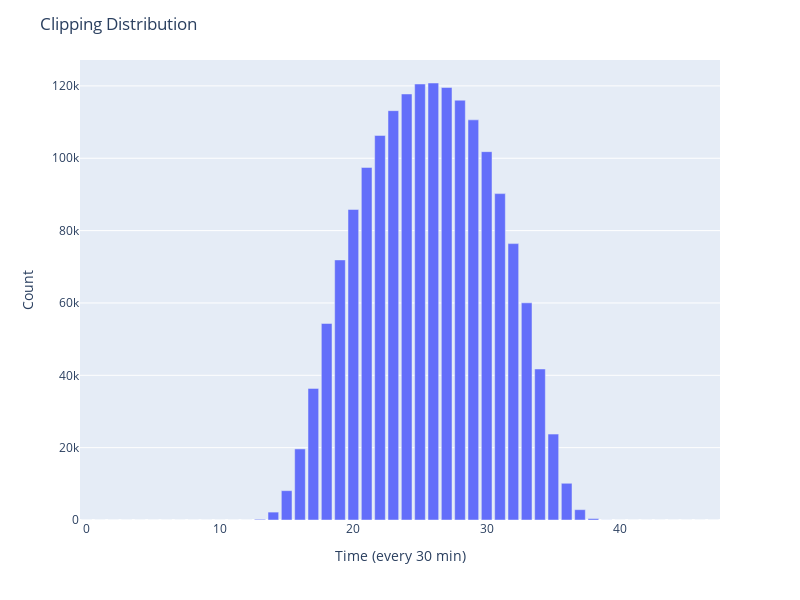

Notebook source saved alongside this figure:
### Code cell
df = pd.DataFrame({'time': range(48), 'Count': clipping_distribution})

fig = px.bar(df, x='time', y='Count')

fig.update_layout(
    title='Clipping Distribution',
    xaxis_title='Time (every 30 min)',
    yaxis_title='Count',
    showlegend=False,
    width=800,
    height=600
)

fig.show()

### Figure 1 — Plotly figure (JSON) as saved in the notebook; plotly's stock layout.template omitted (floating-point values rounded to 4 significant figures)
{"data": [{"alignmentgroup": "True", "hovertemplate": "time=%{x}<br>Count=%{y}<extra></extra>", "legendgroup": "", "marker": {"color": "#636efa", "pattern": {"shape": ""}}, "name": "", "offsetgroup": "", "orientation": "v", "showlegend": false, "textposition": "auto", "type": "bar", "x": [0, 1, 2, 3, 4, 5, 6, 7, 8, 9, 10, 11, 12, 13, 14, 15, 16, 17, 18, 19, 20, 21, 22, 23, 24, 25, 26, 27, 28, 29, 30, 31, 32, 33, 34, 35, 36, 37, 38, 39, 40, 41, 42, 43, 44, 45, 46, 47], "xaxis": "x", "y": [0, 1, 0, 0, 0, 0, 0, 0, 0, 0, 0, 0, 1, 200, 2185, 8107, 19650, 36381, 54330, 71897, 85839, 97459, 106305, 113154, 117766, 120526, 120801, 119548, 116053, 110614, 101825, 90224, 76401, 60030, 41743, 23746, 10152, 2856, 407, 20, 0, 0, 1, 0, 0, 0, 0, 0], "yaxis": "y"}], "layout": {"barmode": "relative", "height": 600, "legend": {"tracegroupgap": 0}, "margin": {"t": 60}, "showlegend": false, "title": {"text": "Clipping Distribution"}, "width": 800, "xaxis": {"anchor": "y", "domain": [0, 1], "title": {"text": "Time (every 30 min)"}}, "yaxis": {"anchor": "x", "domain": [0, 1], "title": {"text": "Count"}}}}
